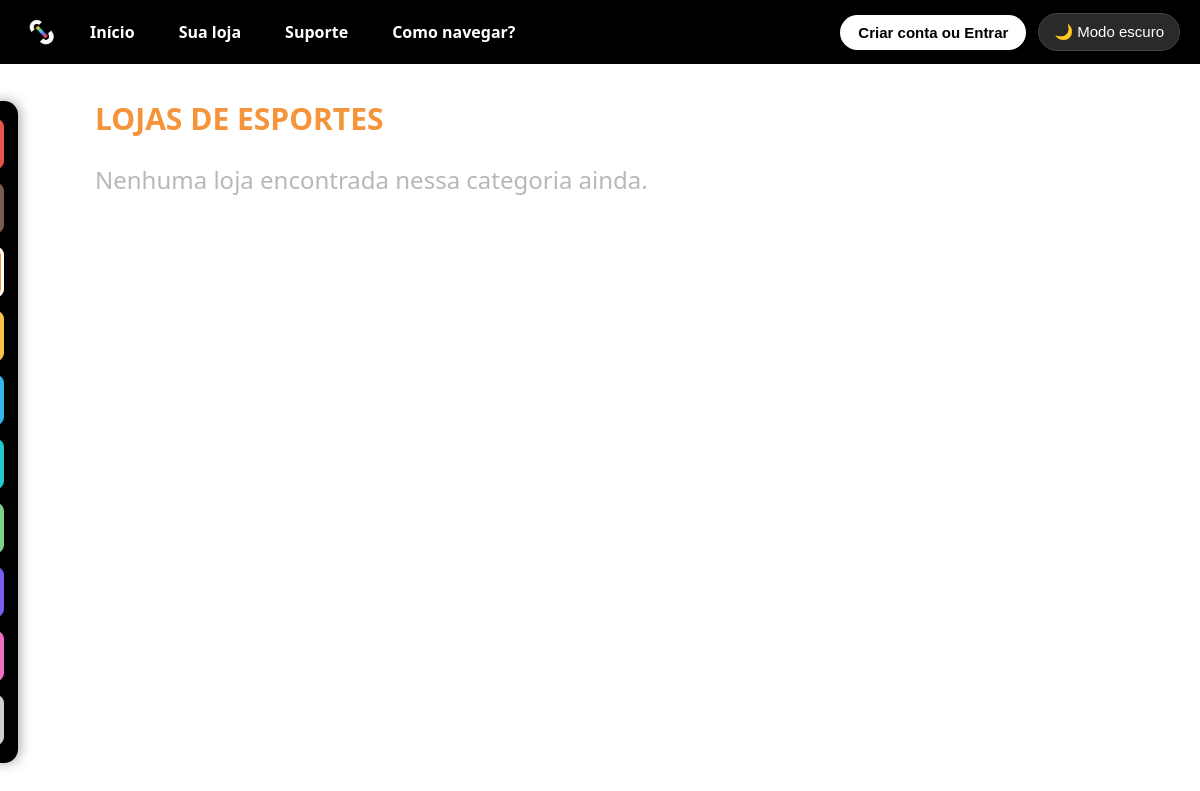
Page /CatEsportes/ on the earlier database version.
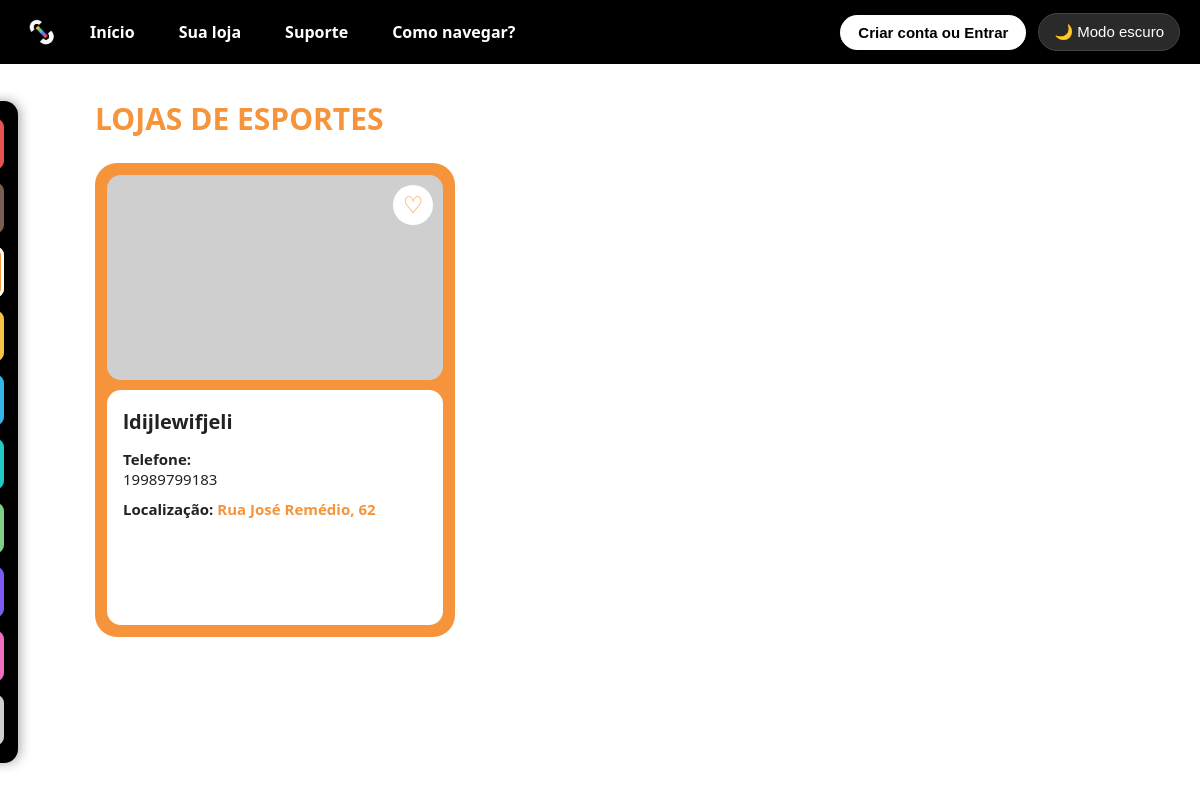
Same page on the later database version.
### AppStoreLink/models.py (models this page shows, shortened)
class Loja(models.Model):
    id_loja = models.AutoField(primary_key=True)
    nome_loja = models.CharField(max_length=100)
    telefone_loja = models.CharField(max_length=15, blank=True, null=True)
    email_loja = models.EmailField(max_length=100)
    cnpj = models.CharField(max_length=18, unique=True) # !--!--!--!--!--!--!--! {{MUDAR PARA RECEBER TAMBEM CARACTERES "pois o CNPJ atual recebe letras tembem"}}  !--!--!--!--!--!--!--!
    foto_estabelecimento = models.CharField(max_length=255, blank=True, null=True)
    link = models.URLField(max_length=255, blank=True, null=True)
    id_endereco = models.ForeignKey(
        Endereco, on_delete=models.CASCADE, db_column="id_endereco"
    )
    id_categoria = models.ForeignKey(
        Categoria, on_delete=models.CASCADE, db_column="id_categoria"
    )

class Endereco(models.Model):
    id_endereco = models.AutoField(primary_key=True)
    rua = models.CharField(max_length=100)
    numero_estabelecimento = models.CharField(max_length=10)
    cep = models.CharField(max_length=9)

### AppStoreLink/views.py (the view)
# urls.py: path('CatEsportes/', CatEsportes, name='CatEsportes'),
def CatEsportes(request):
    lojas = Loja.objects.filter(
        id_categoria__tipo_categoria='Esportes'
    ).select_related('id_endereco', 'id_categoria')
    contexto = {
        'categoria': 'Esportes',
        'lojas': lojas,
    }
    return render(request, 'AppStoreLink/CatEsportes.html', contexto)

### AppStoreLink/context_processors.py (called while the page is built)
def usuario_logado(request): # -> define a função que chama a cada renderização
    usuario_id = request.session.get('usuario_id') # -> essa linha define que um 'usuario_id' e logado, e nao logado e um 'None'
    usuario = Usuario.objects.filter(pk=usuario_id).first() if usuario_id else None # -> verifica se o 'usuario_id' tem valor, caso nao, retorna 'None'
    return {'usuario_logado': usuario} # -> a chave 'usuario_logado' vira o nome da var. em templates

### templates/AppStoreLink/CatEsportes.html (shortened to what this page needs)
{% load static %}
<!DOCTYPE html>
<html lang="pt-BR">
<head>
  <link rel="stylesheet" href="{% static 'AppStoreLink/styles/style.css' %}">
  <link rel="stylesheet" href="{% static 'AppStoreLink/styles/catesportes.css' %}">
</head>
<body>
  <div class="topbar">
    <div class="logo-icon">
      <img src="{% static 'AppStoreLink/images/icon-dark.png' %}" alt="StoreLink">
    </div>
    <a class="nav-btn" href="{% url 'index' %}">Início</a>
    <a class="nav-btn" href="{% url 'perfil-loja' %}">Sua loja</a>
    <a class="nav-btn" href="{% url 'suporte' %}">Suporte</a>
    <a class="nav-btn" onclick="setActiveNav(this)">Como navegar?</a>
    {% if usuario_logado %}
      <button class="nav-account-btn" data-url="{% url 'perfil-consumidor' %}" onclick="location.href=this.dataset.url">
        👤 Minha conta
      </button>
    {% else %}
      <button class="nav-account-btn" data-url="{% url 'cadastro' %}" onclick="location.href=this.dataset.url">
        Criar conta ou Entrar
      </button>
    {% endif %}
    <button class="theme-toggle" onclick="toggleTheme(this)">
      🌙 Modo escuro
    </button>
  </div>
  <div class="sidebar-trigger"></div>
  <div class="sidebar">
    <a class="cat-btn cat-alimentos {% if categoria == 'Alimentos' %}cat-active{% endif %}" href="{% url 'CatAlimentos' %}">Alimentos</a>
    <a class="cat-btn cat-moda {% if categoria == 'Moda' %}cat-active{% endif %}" href="{% url 'CatModa' %}">Moda</a>
    <a class="cat-btn cat-esportes {% if categoria == 'Esportes' %}cat-active{% endif %}" href="{% url 'CatEsportes' %}">Esportes</a>
    <a class="cat-btn cat-construcao {% if categoria == 'Construção' %}cat-active{% endif %}" href="{% url 'CatConstrucao' %}">Construção</a>
    <a class="cat-btn cat-saude {% if categoria == 'Saúde' %}cat-active{% endif %}" href="{% url 'CatSaude' %}">Saúde</a>
    <a class="cat-btn cat-pets {% if categoria == 'Pets' %}cat-active{% endif %}" href="{% url 'CatPets' %}">Pets</a>
    <a class="cat-btn cat-ambiente {% if categoria == 'Ambiente' %}cat-active{% endif %}" href="{% url 'CatAmbiente' %}">Ambiente</a>
    <a class="cat-btn cat-tecnologia {% if categoria == 'Tecnologia' %}cat-active{% endif %}" href="{% url 'CatTecnologia' %}">Tecnologia</a>
    <a class="cat-btn cat-beleza {% if categoria == 'Beleza' %}cat-active{% endif %}" href="{% url 'CatBeleza' %}">Beleza</a>
    <a class="cat-btn cat-outros {% if categoria == 'Outros' %}cat-active{% endif %}" href="{% url 'CatOutros' %}">Outros</a>
  </div>
  <div class="categoria-container">
    <h1 class="categoria-titulo">
      Lojas de Esportes
    </h1>
    {% if lojas %}
      <div class="loja-grid">
        {% for loja in lojas %}
          <div
            class="loja-card"
            data-url="{% url 'InformacoesLoja' loja.id_loja %}"
            onclick="location.href=this.dataset.url"
            style="cursor: pointer;"
          >
            <div class="loja-card-capa">
              <form
                method="POST"
                action="{% url 'favoritar-loja' loja.id_loja %}"
                onclick="event.stopPropagation()"
              >
                <button type="submit" class="loja-card-fav" aria-label="Favoritar">
                  ♡
                </button>
              </form>
            </div>
            <div class="loja-card-corpo">
              <h3>{{ loja.nome_loja }}</h3>
              {% if loja.telefone_loja %}
                <p class="loja-card-label">Telefone:</p>
                <p>{{ loja.telefone_loja }}</p>
              {% endif %}
              {% if loja.id_endereco %}
                <p class="loja-card-label">
                  Localização:
                  <span class="loja-card-endereco">
                    {{ loja.id_endereco.rua }},
                    {{ loja.id_endereco.numero_estabelecimento }}
                  </span>
                </p>
              {% endif %}
            </div>
          </div>
        {% endfor %}
      </div>
    {% else %}
      <p class="hint-text categoria-vazio">
        Nenhuma loja encontrada nessa categoria ainda.
      </p>
    {% endif %}
  </div>
</body>
</html>

Differences in the rows shown:
added Loja: nome_loja "ldijlewifjeli", telefone_loja "19989799183", id_endereco.rua "Rua José Remédio", id_endereco.numero_estabelecimento "62"
Other differences:
text no longer shown: "Nenhuma loja encontrada nessa categoria ainda."
